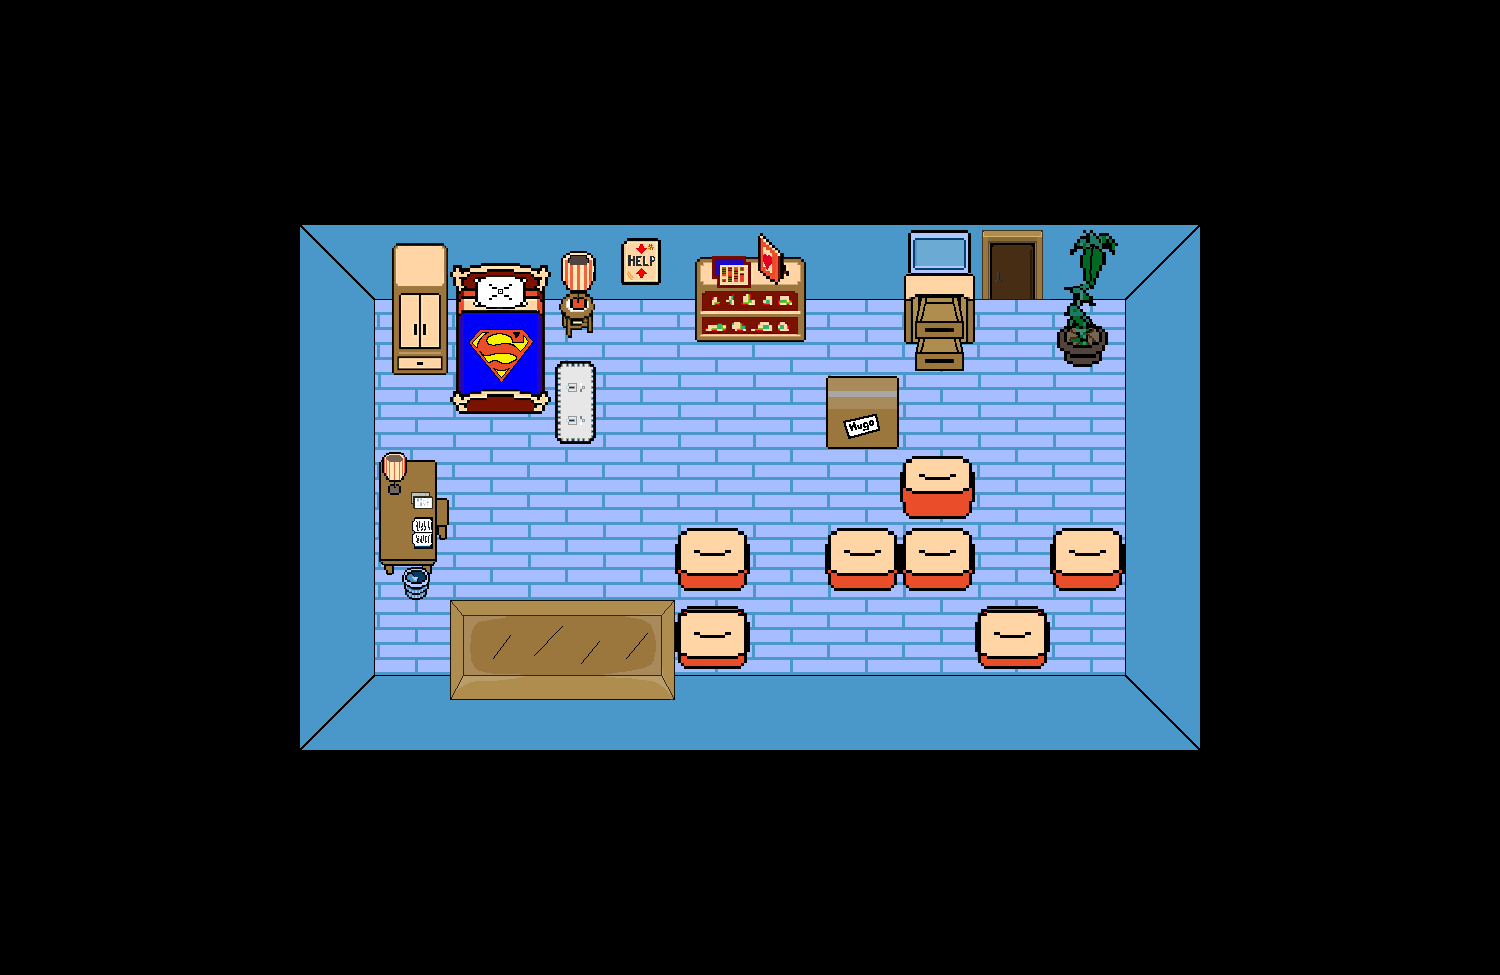

Rendered tile map (Tiled .tmx) drawn with the repository's tilesets; below, a short description and the map source with its tile grids summarised:
An orthogonal 20x13 tile map with 75x75 px tiles, 1 tile layer (Obstaculos).

<map version="1.0" orientation="orthogonal" renderorder="right-down" width="20" height="13" tilewidth="75" tileheight="75" nextobjectid="1">
 <tileset firstgid="1" name="HabitacionSheet" tilewidth="75" tileheight="75" spacing="2" tilecount="40">
  <image source="HabitacionSheet.png" width="614" height="383" />
  <tile id="0">
   <properties>
    <property name="accesible" value="false" />
    <property name="enemigo" value="false" />
    <property name="movible" value="false" />
    <property name="puerta" value="false" />
   </properties>
  </tile>
  <tile id="1">
   <properties>
    <property name="accesible" value="false" />
    <property name="enemigo" value="false" />
    <property name="movible" value="false" />
    <property name="puerta" value="false" />
   </properties>
  </tile>
  <tile id="2">
   <properties>
    <property name="accesible" value="false" />
    <property name="enemigo" value="false" />
    <property name="movible" value="false" />
    <property name="puerta" value="false" />
   </properties>
  </tile>
  <tile id="3">
   <properties>
    <property name="accesible" value="false" />
    <property name="enemigo" value="false" />
    <property name="movible" value="false" />
    <property name="puerta" value="false" />
   </properties>
  </tile>
  <tile id="4">
   <properties>
    <property name="accesible" value="false" />
    <property name="enemigo" value="false" />
    <property name="movible" value="false" />
    <property name="puerta" value="false" />
   </properties>
  </tile>
  <tile id="5">
   <properties>
    <property name="accesible" value="false" />
    <property name="enemigo" value="false" />
    <property name="movible" value="false" />
    <property name="puerta" value="false" />
   </properties>
  </tile>
  <tile id="6">
   <properties>
    <property name="accesible" value="true" />
    <property name="enemigo" value="false" />
    <property name="movible" value="false" />
    <property name="puerta" value="false" />
   </properties>
  </tile>
  <tile id="7">
   <properties>
    <property name="accesible" value="false" />
    <property name="enemigo" value="false" />
    <property name="movible" value="false" />
    <property name="puerta" value="false" />
   </properties>
  </tile>
  <tile id="8">
   <properties>
    <property name="accesible" value="false" />
    <property name="enemigo" value="false" />
    <property name="movible" value="false" />
    <property name="puerta" value="false" />
   </properties>
  </tile>
  <tile id="9">
   <properties>
    <property name="accesible" value="false" />
    <property name="enemigo" value="false" />
    <property name="movible" value="false" />
    <property name="puerta" value="false" />
   </properties>
  </tile>
  <tile id="10">
   <properties>
    <property name="accesible" value="false" />
    <property name="enemigo" value="false" />
    <property name="movible" value="false" />
    <property name="puerta" value="false" />
   </properties>
  </tile>
  <tile id="11">
   <properties>
    <property name="accesible" value="false" />
    <property name="enemigo" value="false" />
    <property name="movible" value="false" />
    <property name="puerta" value="false" />
   </properties>
  </tile>
  <tile id="12">
   <properties>
    <property name="accesible" value="false" />
    <property name="enemigo" value="false" />
    <property name="movible" value="false" />
    <property name="puerta" value="false" />
   </properties>
  </tile>
  <tile id="13">
   <properties>
    <property name="accesible" value="false" />
    <property name="enemigo" value="false" />
    <property name="movible" value="false" />
    <property name="puerta" value="true" />
    <property name="valorPuerta" value="9" />
   </properties>
  </tile>
  <tile id="14">
   <properties>
    <property name="accesible" value="true" />
    <property name="enemigo" value="false" />
    <property name="movible" value="false" />
    <property name="puerta" value="false" />
   </properties>
  </tile>
  <tile id="15">
   <properties>
    <property name="accesible" value="false" />
    <property name="enemigo" value="false" />
    <property name="movible" value="false" />
    <property name="puerta" value="false" />
   </properties>
  </tile>
  <tile id="16">
   <properties>
    <property name="accesible" value="false" />
    <property name="enemigo" value="false" />
    <property name="movible" value="false" />
    <property name="puerta" value="false" />
   </properties>
  </tile>
  <tile id="17">
   <properties>
    <property name="accesible" value="false" />
    <property name="enemigo" value="false" />
    <property name="movible" value="false" />
    <property name="puerta" value="false" />
   </properties>
  </tile>
  <tile id="18">
   <properties>
    <property name="accesible" value="false" />
    <property name="enemigo" value="false" />
    <property name="movible" value="false" />
    <property name="puerta" value="false" />
   </properties>
  </tile>
  <tile id="19">
   <properties>
    <property name="accesible" value="false" />
    <property name="enemigo" value="false" />
    <property name="movible" value="false" />
    <property name="puerta" value="false" />
   </properties>
  </tile>
  <tile id="20">
   <properties>
    <property name="accesible" value="false" />
    <property name="enemigo" value="false" />
    <property name="movible" value="false" />
    <property name="puerta" value="false" />
   </properties>
  </tile>
  <tile id="21">
   <properties>
    <property name="accesible" value="false" />
    <property name="enemigo" value="false" />
    <property name="movible" value="false" />
    <property name="puerta" value="false" />
   </properties>
  </tile>
  <tile id="22">
   <properties>
    <property name="accesible" value="false" />
    <property name="enemigo" value="false" />
    <property name="movible" value="false" />
    <property name="puerta" value="false" />
   </properties>
  </tile>
  <tile id="23">
   <properties>
    <property name="accesible" value="false" />
    <property name="enemigo" value="false" />
    <property name="movible" value="false" />
    <property name="puerta" value="false" />
   </properties>
  </tile>
  <tile id="24">
   <properties>
    <property name="accesible" value="false" />
    <property name="enemigo" value="false" />
    <property name="movible" value="false" />
    <property name="puerta" value="false" />
   </properties>
  </tile>
  <tile id="25">
   <properties>
    <property name="accesible" value="false" />
    <property name="enemigo" value="false" />
    <property name="movible" value="false" />
    <property name="puerta" value="true" />
    <property name="valorPuerta" value="1" />
   </properties>
  </tile>
  <tile id="26">
   <properties>
    <property name="accesible" value="false" />
    <property name="enemigo" value="false" />
    <property name="movible" value="false" />
    <property name="puerta" value="false" />
   </properties>
  </tile>
  <tile id="27">
   <properties>
    <property name="accesible" value="false" />
    <property name="enemigo" value="false" />
    <property name="movible" value="false" />
    <property name="puerta" value="false" />
   </properties>
  </tile>
  <tile id="28">
   <properties>
    <property name="accesible" value="false" />
    <property name="enemigo" value="false" />
    <property name="movible" value="false" />
    <property name="puerta" value="false" />
   </properties>
  </tile>
  <tile id="29">
   <properties>
    <property name="accesible" value="false" />
    <property name="enemigo" value="false" />
    <property name="movible" value="false" />
    <property name="puerta" value="false" />
   </properties>
  </tile>
  <tile id="30">
   <properties>
    <property name="accesible" value="false" />
    <property name="enemigo" value="false" />
    <property name="movible" value="false" />
    <property name="puerta" value="false" />
   </properties>
  </tile>
  <tile id="31">
   <properties>
    <property name="accesible" value="false" />
    <property name="enemigo" value="false" />
    <property name="movible" value="false" />
    <property name="puerta" value="false" />
   </properties>
  </tile>
  <tile id="32">
   <properties>
    <property name="accesible" value="false" />
    <property name="enemigo" value="false" />
    <property name="movible" value="false" />
    <property name="puerta" value="false" />
   </properties>
  </tile>
  <tile id="33">
   <properties>
    <property name="accesible" value="false" />
    <property name="enemigo" value="false" />
    <property name="movible" value="false" />
    <property name="puerta" value="false" />
   </properties>
  </tile>
  <tile id="34">
   <properties>
    <property name="accesible" value="false" />
    <property name="enemigo" value="false" />
    <property name="movible" value="false" />
    <property name="puerta" value="false" />
   </properties>
  </tile>
  <tile id="35">
   <properties>
    <property name="accesible" value="false" />
    <property name="enemigo" value="false" />
    <property name="movible" value="false" />
    <property name="puerta" value="false" />
   </properties>
  </tile>
  <tile id="36">
   <properties>
    <property name="accesible" value="false" />
    <property name="enemigo" value="false" />
    <property name="movible" value="false" />
    <property name="puerta" value="false" />
   </properties>
  </tile>
  <tile id="37">
   <properties>
    <property name="accesible" value="false" />
    <property name="enemigo" value="false" />
    <property name="movible" value="true" />
    <property name="puerta" value="false" />
   </properties>
  </tile>
 </tileset>
 <layer name="Obstaculos" width="20" height="13">
  <data>[260 cells, 84 non-empty, 38 distinct tile ids]</data>
 </layer>
</map>
